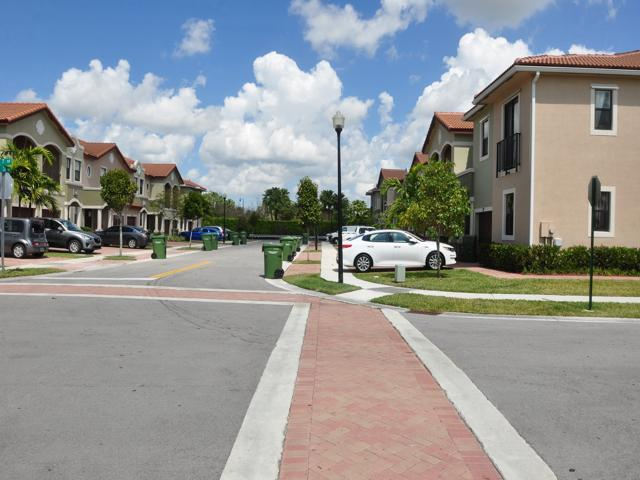
%> input picture DIP_MA_Project2_mahdi jafari/date/1.jpg, 640 x 480 px; its folder holds 4 pictures in this run
$ octave panorama_main.m   (GNU Octave 9; MATLAB toolbox functions it lacks are replaced by stand-ins)
%> lines starting %> are read from the running program, lines starting %| are printed output that depends on the picture
buildingDir = fullfile('date');
buildingScene = imageDatastore(buildingDir);

montage(buildingScene.Files)
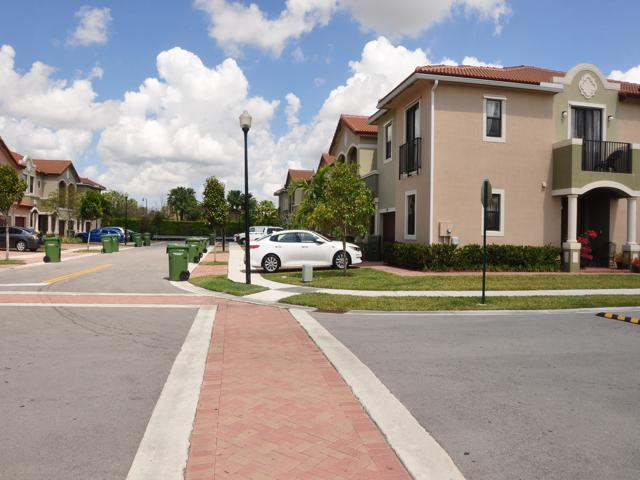
%> input picture DIP_MA_Project2_mahdi jafari/date/2.jpg, 640 x 480 px
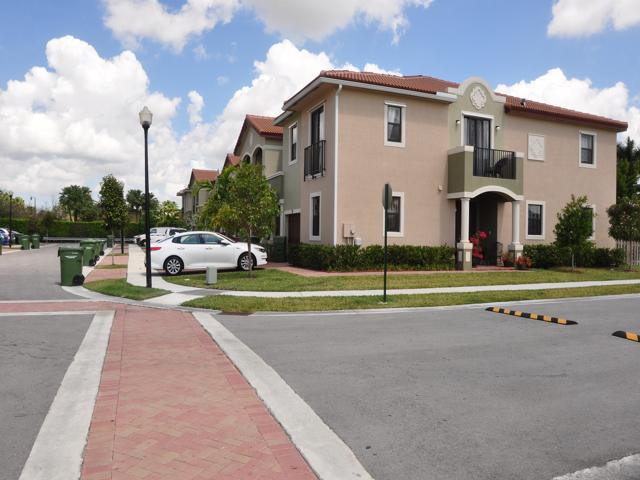
%> input picture DIP_MA_Project2_mahdi jafari/date/3.jpg, 640 x 480 px
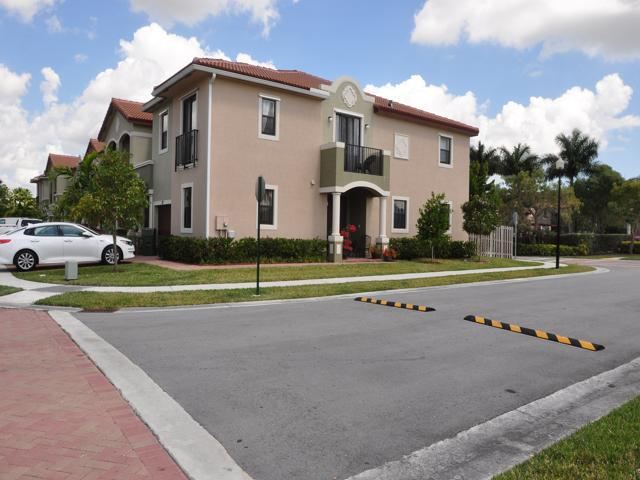
%> input picture DIP_MA_Project2_mahdi jafari/date/4.jpg, 640 x 480 px
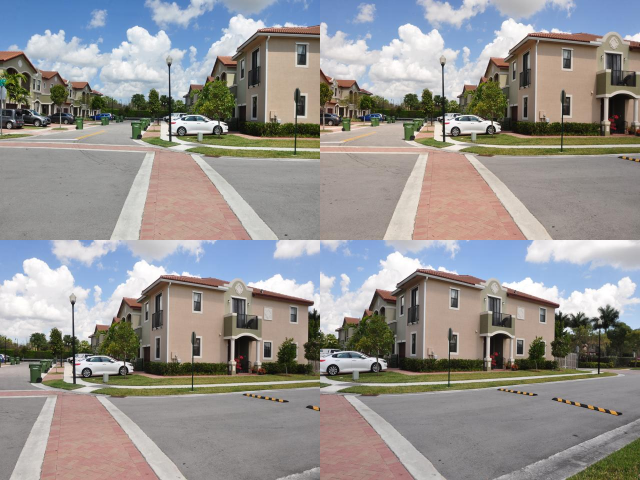
%> displayed picture: size 960x1280x3, on the screen's scale of 0 to 255 (shown at 1/2 size); mean R, G, B 149.4, 147.1, 145.3

I = readimage(buildingScene, 1);
%> I is the input picture: size 480x640x3 uint8; mean R, G, B 145.4, 148.2, 148.5

grayImage = im2gray(I);
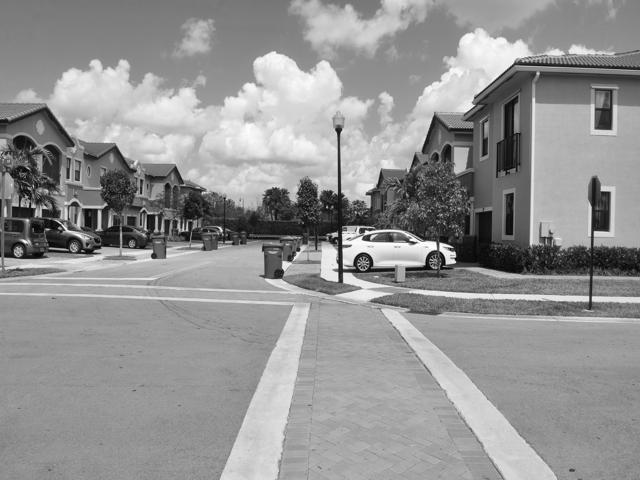
%> grayImage: size 480x640 uint8; min 0, max 255, mean 147.4
%> (the run ends here)
